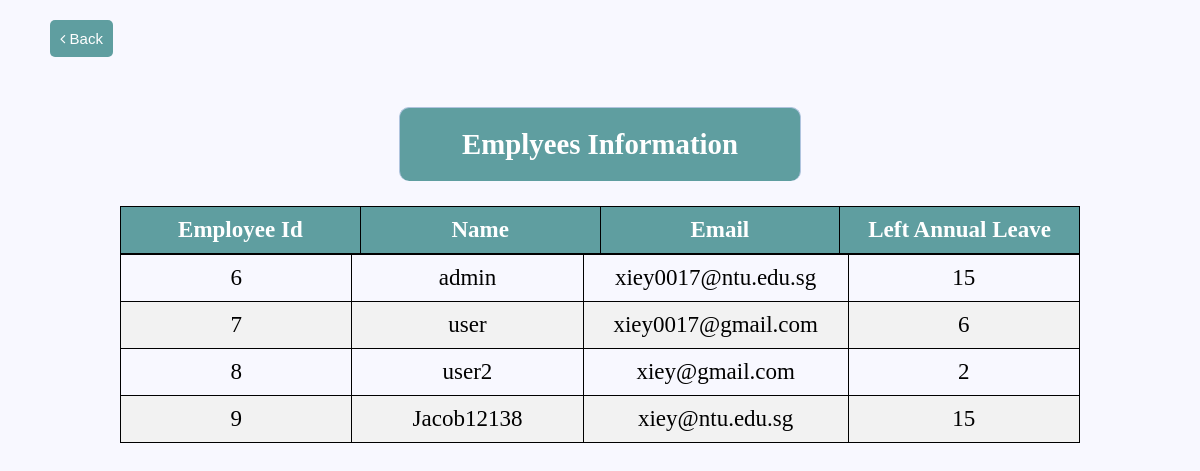
Page /employee.php on the committed database.
### tables this page shows
CREATE TABLE IF NOT EXISTS `users` (
  `id` int(11) NOT NULL AUTO_INCREMENT,
  `username` varchar(255) NOT NULL,
  `email` varchar(255) NOT NULL,
  `password` varchar(255) NOT NULL,
  `type` varchar(20) DEFAULT 'normal',
  `annual_leave` float DEFAULT '15',
  `medical_leave` float DEFAULT '18',
  PRIMARY KEY (`id`)
);

### employee.php (the view, shortened to what this page needs)
<?php include('server.php'); ?>
<!DOCTYPE html>
<html lang="en">
<head>
</head>
<body>
    <a href="index.php"><button name="back" class="btn" style="margin-top: 20px; margin-left: 50px"><i class="fa fa-angle-left"></i> Back </button></a>
    <div class="header" style="border-radius: 10px;">
        <h2>Emplyees Information</h2>
    </div>
    <table style="margin-top: 25px;">
        <tr>
            <th>Employee Id</th>
            <th>Name</th>
            <th>Email</th>
            <th>Left Annual Leave</th>
        </tr>
        <?php
        $query = "SELECT * FROM users ORDER BY id;";
        $result = mysqli_query($db, $query);
        echo "<table>";
        while ($row = mysqli_fetch_array($result)) {
            echo "<tr><td>" . $row['id'] . "</td><td>" . $row['username'] . "</td><td>" . $row['email'] . "</td><td>" . $row['annual_leave'] . "</td></tr>";
        }
        echo "</table>";
        ?>
    </table>
    <br>
    <br>
</body>
</html>

### style.css (style rules this page uses)
* { margin: 0px; padding: 0px; }
body { font-size: 120%; background: #f8f8ff; }
.header { width: 30%; margin: 50px auto 0px; color: white; background: #5f9ea0; text-align: center; border: 1px solid #b0c4de; border-bottom: none; border-radius: 10px 10px 0px 0px; padding: 20px; }
.btn { padding: 10px; font-size: 15px; color: white; background: #5f9ea0; border: none; border-radius: 5px; text-decoration: none; }

### employee.php (style rules this page uses)
table, th, tr, td { margin: auto; padding: 10px; border-collapse: collapse; border: 1px solid black; width: 80%; font-size: 23px; text-align: center; }
th { width: 20%; background-color: #5f9ea0; color: white; }
td { width: 20%; }
tr { height: 20px; }
tr:nth-child(even) { background-color: #f2f2f2; }

### rows in the picture
users: id "6", username "admin", email "xiey0017@ntu.edu.sg", annual_leave "15"
users: id "7", username "user", email "xiey0017@gmail.com", annual_leave "6"
users: id "8", username "user2", email "xiey@gmail.com", annual_leave "2"
users: id "9", username "Jacob12138", email "xiey@ntu.edu.sg", annual_leave "15"
